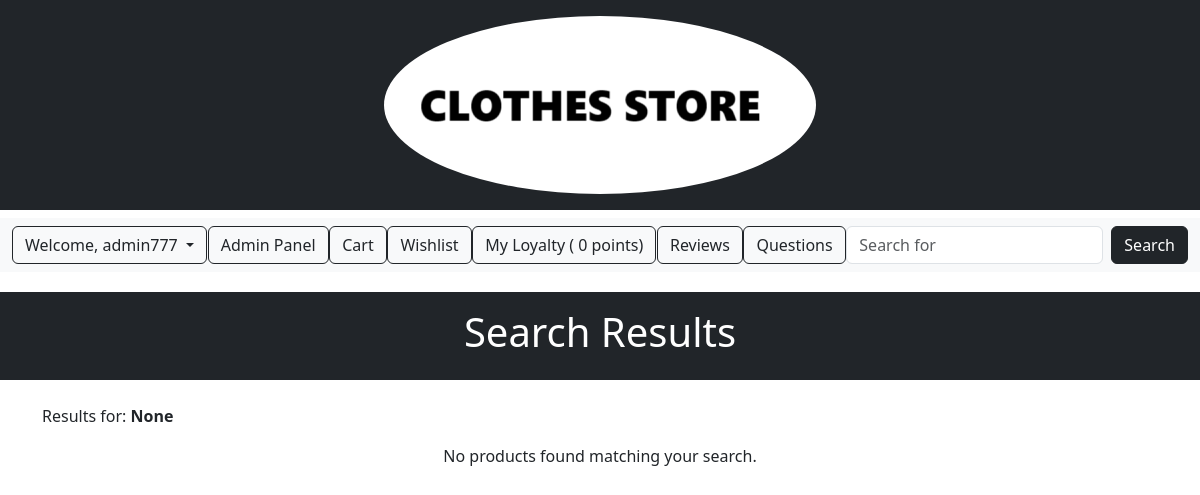
The app's page /search/results/ (signed in), older data.
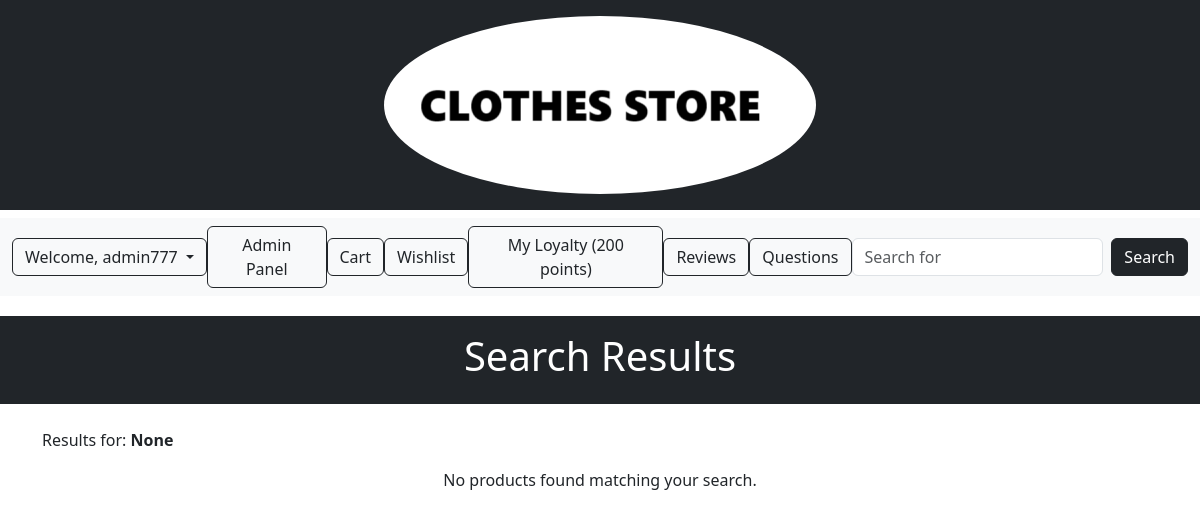
The same page, newer data.
### loyalty/models.py (models this page shows, shortened)
class Loyalty(models.Model):
    user = models.OneToOneField(
        settings.AUTH_USER_MODEL,
        on_delete=models.CASCADE,
        related_name='loyalty_account'
    )
    points = models.IntegerField(default=0)

### search/views.py (the view)
# urls.py: path('results/', search_results, name='search'),
def search_results(request):
    query = request.GET.get('q')
    if query:
        products = Product.objects.filter(
            Q(name__icontains=query) | Q(description__icontains=query)
        )
    else:
        products = Product.objects.none()
    return render(request, 'search.html', {'products': products, 'query': query})

### loyalty/context_processors.py (called while the page is built)
def loyalty_points(request):
    if request.user.is_authenticated:
        try:
            loyalty = Loyalty.objects.get(user=request.user)
        except Loyalty.DoesNotExist:
            loyalty = None
    else:
        loyalty = None
    return {'loyalty': loyalty}

### search/templates/search.html (shortened to what this page needs)
{% load static %}
<!DOCTYPE html>
<html lang="en">
<head>
    <link rel="stylesheet" href="{% static 'css/style.css' %}">
    <link href="https://cdn.jsdelivr.net/npm/bootstrap@5.3.3/dist/css/bootstrap.min.css" rel="stylesheet">
</head>
<body>
    <header class="bg-dark text-white py-3">
        <div class="container text-center">
            {% include 'header.html' %}
        </div>
    </header>
    {% include 'nav.html' %}
    <header class="bg-dark text-white py-3 text-center">
        <h1>Search Results</h1>
    </header>
    <div class="container mt-4">
        <p>Results for: <strong>{{ query }}</strong></p>
        {% if products %}
            <div class="row">
                {% for product in products %}
                    <div class="col-md-4 mb-4">
                        <div class="card">
                            {% if product.image %}
                                <img src="{{ product.image.url }}" class="card-img-top" alt="{{ product.name }}">
                            {% else %}
                                <img src="{% static 'images/default.jpg' %}" class="card-img-top" alt="No Image">
                            {% endif %}
                            <div class="card-body">
                                <h5 class="card-title">{{ product.name }}</h5>
                                <p>{{ product.description|truncatechars:100 }}</p>
                                <p><strong>Price:</strong> ${{ product.price }}</p>
                                <a href="#" class="btn btn-dark">View Details</a>
                                <a href="{% url 'wishlist:add_to_wishlist' product.id %}" class="btn btn-outline-dark">Add to Wishlist</a>
                            </div>
                        </div>
                    </div>
                {% endfor %}
            </div>
        {% else %}
            <p class="text-center">No products found matching your search.</p>
        {% endif %}
    </div>
</body>
</html>

### pages/templates/nav.html (shortened to what this page needs)
<!DOCTYPE html>
<html lang="en">
<head>
    <link href="https://cdn.jsdelivr.net/npm/bootstrap@5.3.0/dist/css/bootstrap.min.css" rel="stylesheet">
</head>
<body>
    <nav class="navbar navbar-expand-lg navbar-light bg-light mt-2" style="margin-bottom: 20px;">
        <div class="container-fluid d-flex justify-content-between">
            {% if user.is_authenticated %}
                <div class="dropdown">
                    <a class="btn btn-outline-dark dropdown-toggle" href="#" role="button" id="userDropdown" data-bs-toggle="dropdown" aria-expanded="false">
                        Welcome, {{ user.username }}
                    </a>
                </div>
            {% else %}
                <a class="btn btn-outline-dark" href="{% url 'cos_accounts:signin' %}" role="button">Sign In</a>
            {% endif %}
            {% if request.user.is_superuser %}
                <a href="{% url 'store:stock_management' %}" class="btn btn-outline-dark">
                    Admin Panel
                </a>
            {% endif %}
            <a href="{% url 'cart:cart_detail' %}" class="btn btn-outline-dark">
                 Cart
            </a>
            <a href="{% url 'wishlist:wishlist_view' %}">
                <button class="btn btn-outline-dark" type="button">Wishlist</button>
            </a>
            {% if user.is_authenticated %}
                {% if loyalty %}
                    <a href="{% url 'loyalty:view_loyalty' %}">
                        <button class="btn btn-outline-dark" type="button">
                            My Loyalty ({{ loyalty.points }} points)
                        </button>
                    </a>
                {% else %}
                    <a href="{% url 'loyalty:view_loyalty' %}">
                        <button class="btn btn-outline-dark" type="button">
                            My Loyalty ( 0 points)
                        </button>
                    </a>
                {% endif %}
            {% endif %}
            <a class="btn btn-outline-dark" href="{% url 'reviews' %}">Reviews</a>
            <a class="btn btn-outline-dark" href="{% url 'questions:list' %}">Questions</a>
            <form class="d-flex" action="{% url 'search' %}" method="GET">
                <input class="form-control me-2" type="search" name="q" placeholder="Search for" aria-label="Search">
                <button class="btn btn-dark my-2 my-sm-0" type="submit">Search</button>
            </form>
        </div>
    </nav>
</body>
</html>

Row changes from the older to the newer data that the page shows:
added Loyalty: points "200"
Text that changed along with them:
text no longer shown: "My Loyalty ( 0 points)"
text now shown: "My Loyalty ( points)"
